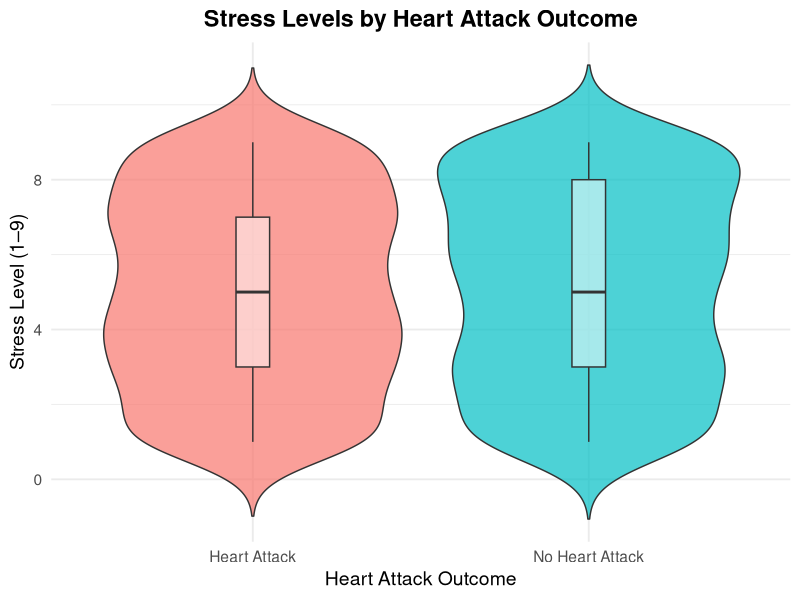
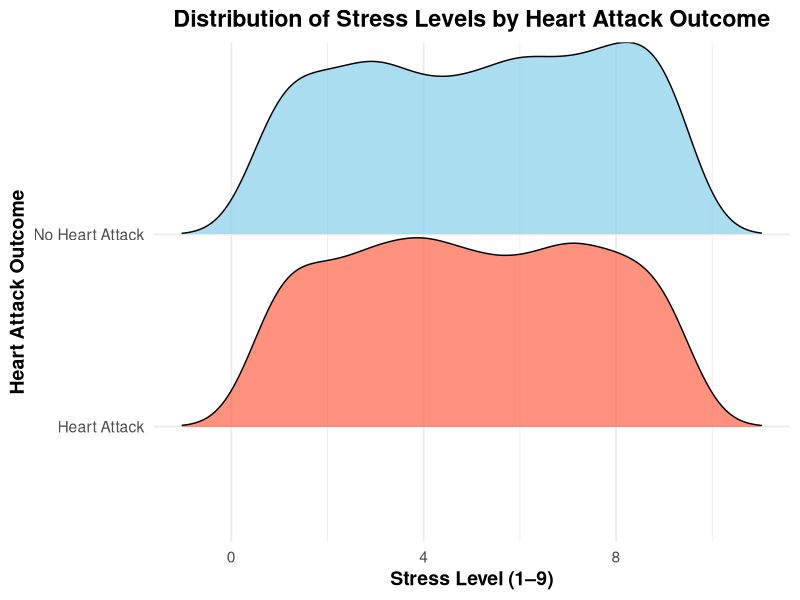
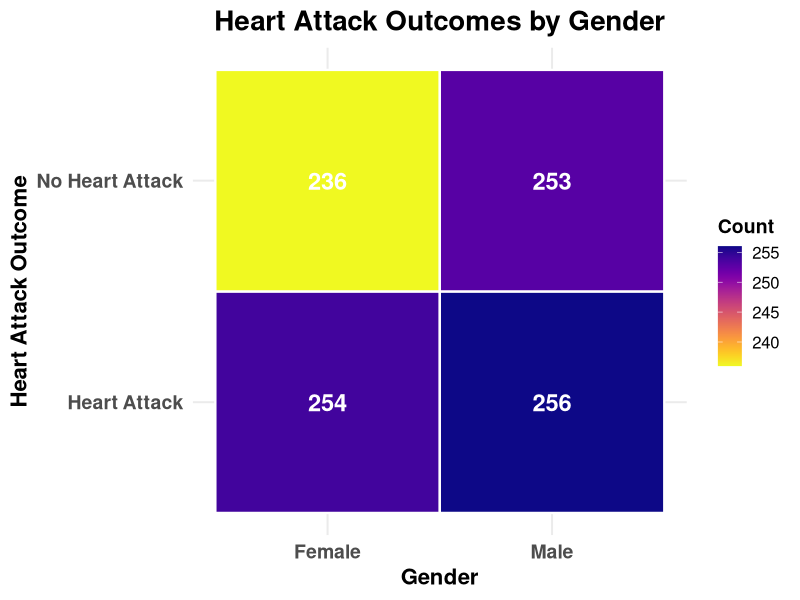
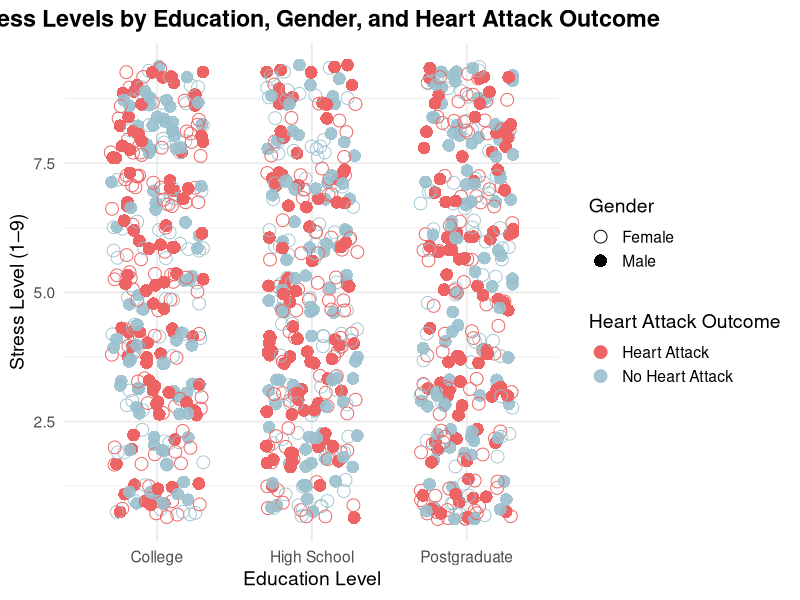
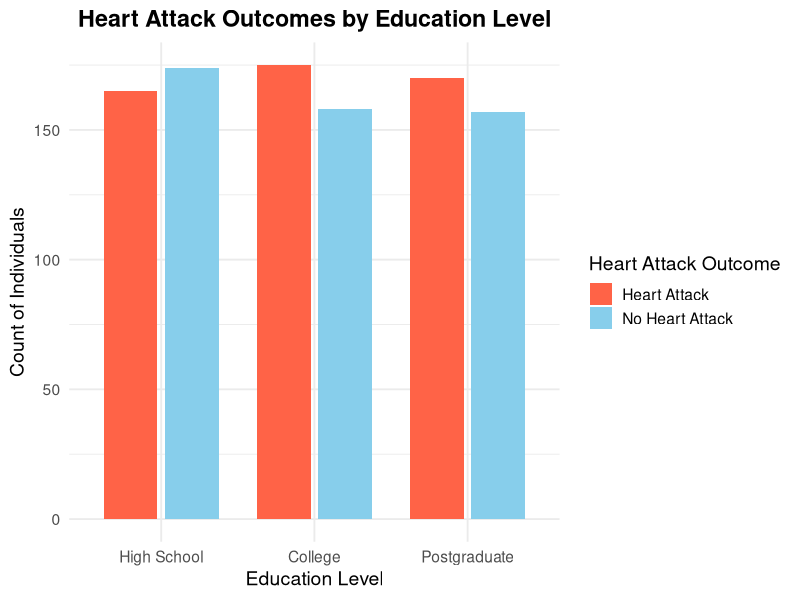
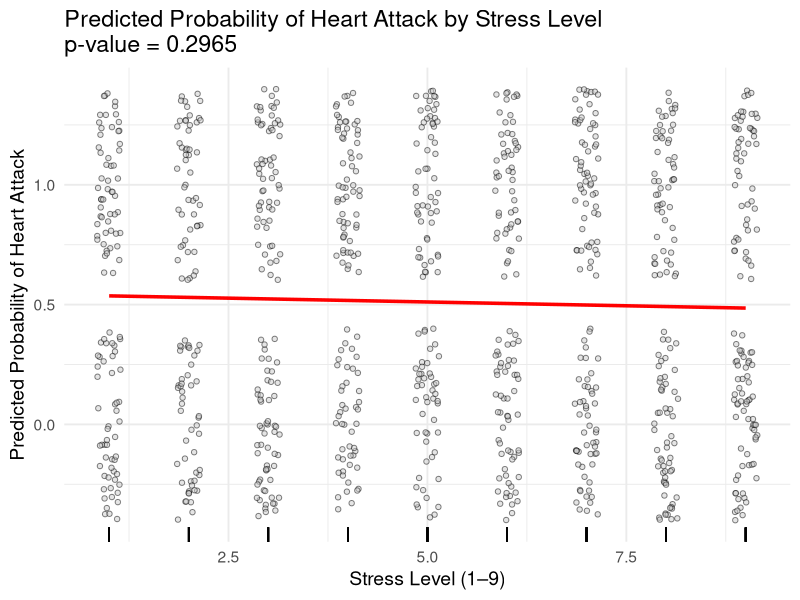

Generate these figures, in order, with R:
## ---- chunk 1
knitr::opts_chunk$set(echo = TRUE)
heart_data <- read.csv("heart_attack_dataset_age-1.csv")
install.packages("ggridges", dependencies = TRUE)
install.packages("viridis",dependencies= TRUE)
install.packages("ggplot2",dependencies=TRUE)
install.packages("dplyr",dependencies = TRUE)
library(ggridges)
library(viridis)
library(ggplot2)
library(dplyr)
## ---- chunk 2
ggplot(heart_data, aes(x = Outcome, y = StressLevel, fill = Outcome)) +
  geom_violin(trim = FALSE, alpha = 0.7) +
  geom_boxplot(width = 0.1, fill = "white", alpha = 0.5) +
  labs(
    title = "Stress Levels by Heart Attack Outcome",
    x = "Heart Attack Outcome",
    y = "Stress Level (1–9)"
  ) +
  theme_minimal(base_size = 14) +
  theme(
    plot.title = element_text(hjust = 0.5, face = "bold"),
    legend.position = "none"
  )

## ---- chunk 3
library(ggplot2)
library(ggridges)

ggplot(heart_data, aes(x = StressLevel, y = Outcome, fill = Outcome)) +
  geom_density_ridges(alpha = 0.7, color = "black", scale = 1) +
  scale_fill_manual(values = c("No Heart Attack" = "skyblue", "Heart Attack" = "tomato")) +
  labs(
    title = "Distribution of Stress Levels by Heart Attack Outcome",
    x = "Stress Level (1–9)",
    y = "Heart Attack Outcome",
    fill = "Outcome"
  ) +
  theme_minimal(base_size = 14) +
  theme(
    plot.title = element_text(hjust = 0.5, face = "bold"),
    legend.position = "none",
    axis.title.y = element_text(face = "bold"),
    axis.title.x = element_text(face = "bold")
  )
## ---- chunk 4
library(dplyr)
library(ggplot2)
library(viridis)  

# Summarize counts
gender_counts <- heart_data %>%
  group_by(Gender, Outcome) %>%
  summarise(count = n(), .groups = "drop")

#Heat map
ggplot(gender_counts, aes(x = Gender, y = Outcome, fill = count)) +
  geom_tile(color = "white", size = 0.8) +  # white borders between tiles
  geom_text(aes(label = count), color = "white", size = 6, fontface = "bold") +
  scale_fill_viridis(option = "C", direction = -1) +  # smooth and modern gradient
  labs(
    title = "Heart Attack Outcomes by Gender",
    x = "Gender",
    y = "Heart Attack Outcome",
    fill = "Count"
  ) +
  theme_minimal(base_size = 15) +
  theme(
    plot.title = element_text(hjust = 0.5, face = "bold", size = 20),
    axis.text = element_text(face = "bold", size = 14),
    axis.title = element_text(face = "bold", size = 16),
    legend.title = element_text(face = "bold", size = 14),
    legend.text = element_text(size = 12)
  )
## ---- chunk 5
library(ggplot2)

ggplot(heart_data, aes(
  x = EducationLevel,
  y = StressLevel,
  color = Outcome,       
  alpha = Outcome,  
  shape = Gender
)) +
  geom_jitter(width = 0.3, size = 4) +
  scale_alpha_manual(values = c("No Heart Attack" = .9, "Heart Attack" = 1)) +
  scale_shape_manual(values = c("Female" = 1, "Male" = 16)) +  # hollow vs filled
  scale_color_manual(values = c("No Heart Attack" = "lightblue3", "Heart Attack" = "indianred2")) + 
  labs(
    title = "Stress Levels by Education, Gender, and Heart Attack Outcome",
    x = "Education Level",
    y = "Stress Level (1–9)",
    color = "Heart Attack Outcome",
    alpha = "Heart Attack Outcome",
    shape = "Gender"
  ) +
  theme_minimal(base_size = 14) +
  theme(
    plot.title = element_text(hjust = 0.5, face = "bold")
  )

## ---- chunk 6
library(dplyr)
library(ggplot2)

# Summarize counts
edu_counts <- heart_data %>%
  group_by(EducationLevel, Outcome) %>%
  summarise(count = n(), .groups = "drop")

# Ensure order of education levels
edu_counts$EducationLevel <- factor(
  edu_counts$EducationLevel,
  levels = c("High School", "College", "Postgraduate")
)

# Side-by-side bar plot
ggplot(edu_counts, aes(x = EducationLevel, y = count, fill = Outcome)) +
  geom_col(position = position_dodge(width = 0.8), width = 0.7) +
  scale_fill_manual(values = c(
    "No Heart Attack" = "skyblue",
    "Heart Attack" = "tomato"
  )) +
  labs(
    title = "Heart Attack Outcomes by Education Level",
    x = "Education Level",
    y = "Count of Individuals",
    fill = "Heart Attack Outcome"
  ) +
  theme_minimal(base_size = 14) +
  theme(plot.title = element_text(hjust = 0.5, face = "bold"))

## ---- chunk 7
# Load necessary libraries
library(ggplot2)
library(broom)  

heart_data$Outcome <- factor(heart_data$Outcome, levels = c("No Heart Attack", "Heart Attack"))

# Fit logistic regression model
stress_model <- glm(Outcome ~ StressLevel, data = heart_data, family = binomial)

# View model summary
summary(stress_model)

# Calculate Odds Ratios and 95% Confidence Intervals
odds_ratios <- exp(cbind(OR = coef(stress_model), confint(stress_model)))
print(odds_ratios)

# Extract tidy model output for p-value
model_stats <- tidy(stress_model)
p_value <- model_stats$p.value[2]  
cat("P-value for Stress Level:", round(p_value, 4), "\n")

# Create data for predicted probabilities
pred_data <- data.frame(
  StressLevel = seq(min(heart_data$StressLevel),
                    max(heart_data$StressLevel), length.out = 100)
)
pred_data$PredictedProb <- predict(stress_model, newdata = pred_data, type = "response")

# Plot predicted probability curve with dotted points
ggplot() +
  geom_jitter(data = heart_data, aes(x = StressLevel, y = as.numeric(Outcome) - 1),
              width = 0.15, alpha = 0.5, shape = 21, color = "black", fill = "grey80") +
  geom_line(data = pred_data, aes(x = StressLevel, y = PredictedProb),
            color = "red", size = 1.2) +
  geom_rug(data = heart_data, aes(x = StressLevel), sides = "b", alpha = 0.3) +
  labs(
    title = paste0(
      "Predicted Probability of Heart Attack by Stress Level\n",
      "p-value = ", round(p_value, 4)
    ),
    x = "Stress Level (1–9)",
    y = "Predicted Probability of Heart Attack"
  ) +
  theme_minimal(base_size = 14)
